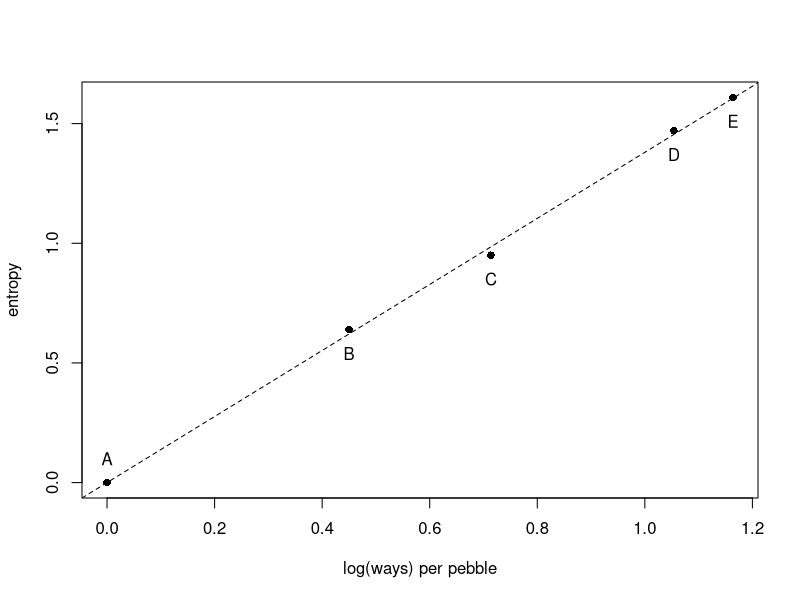
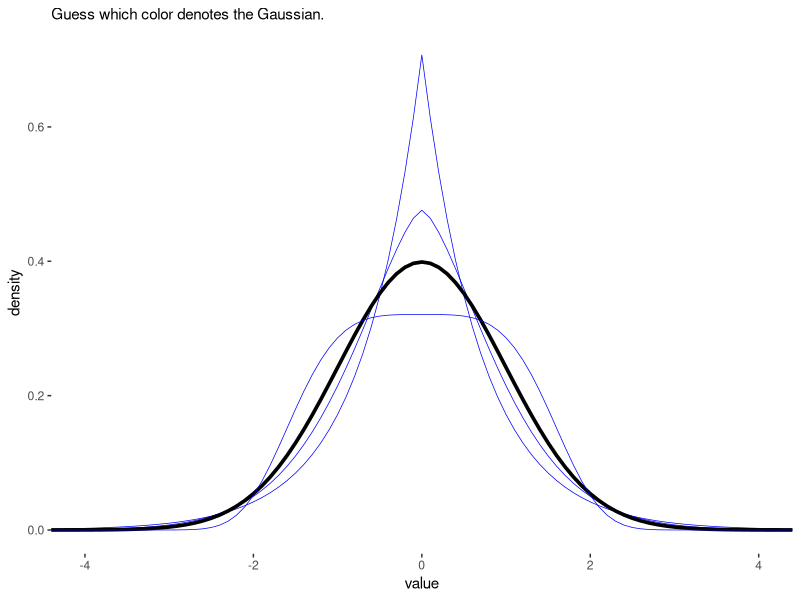
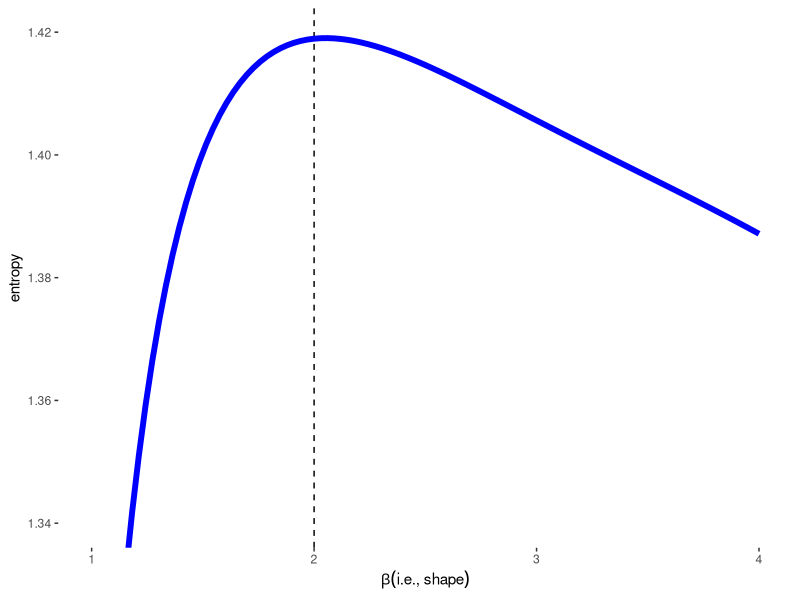

Write the R code that produced these figures, in order. (Note: this script raises an error after producing the figures.)
## ---- chunk 1
p <- list()
p$A <- c(0,0,10,0,0)
p$B <- c(0,1,8,1,0)
p$C <- c(0,2,6,2,0)
p$D <- c(1,2,4,2,1)
p$E <- c(2,2,2,2,2)
## ---- chunk 2
p_norm <- lapply(p, function(q) q/sum(q))
## ---- chunk 3
(H <- sapply(p_norm, function(q) -sum(ifelse(q==0, 0, q*log(q)))))
## ---- chunk 4
ways <- c(1,90,1260,37800,113400)
logwayspp <- log(ways)/10
## ---- chunk 5
plot(x = logwayspp, y = H, xlab = "log(ways) per pebble", ylab = "entropy", pch = 16)
abline(a = 0, b = 1.38, lty = 2)
text(x = logwayspp[1], y = H[1] +0.1, labels = "A")
text(x = logwayspp[2:5], y = H[2:5] - 0.1, labels = c("B", "C", "D", "E"))
## ---- chunk 6
library(tidyverse)


alpha_per_beta <- function(beta, variance = 1) {
  sqrt((variance * gamma(1 / beta)) / gamma(3 / beta))
}

crossing(value = seq(from = -5, to = 5, by = .1),
         # I arrived at these values by trial and error
         beta  = c(1, 1.5, 2, 4)) %>% 
  mutate(mu    = 0,
         alpha = alpha_per_beta(beta)) %>% 
  # behold the formula for the generalized normal distribution in code!
  mutate(density = (beta / (2 * alpha * gamma(1 / beta))) * 
           exp(1) ^ (-1 * (abs(value - mu) / alpha) ^ beta)) %>% 
  
  # plot
  ggplot(aes(x = value, y = density, group = beta)) +
  geom_line(aes(color = beta == 2, size  = beta == 2)) +
  scale_color_manual(values = c('blue','black')) +
  scale_size_manual(values = c(1/4, 1.25)) +
  labs(subtitle = "Guess which color denotes the Gaussian.") +
  coord_cartesian(xlim = c(-4, 4)) +
  theme(legend.position = "none",
        panel.background = element_rect(fill = 'white'),
        panel.grid = element_blank())
## ---- chunk 7
crossing(value = -8:8,
         # this time we need a more densely-packed sequence of `beta` values
         beta  = seq(from = 1, to = 4, length.out = 100)) %>% 
  mutate(mu    = 0,
         alpha = alpha_per_beta(beta)) %>% 
  mutate(density = (beta / (2 * alpha * gamma(1 / beta))) * 
           exp(1) ^ (-1 * (abs(value - mu) / alpha) ^ beta)) %>% 
  group_by(beta) %>% 
  # this is just an abbreviated version of the formula we used in our first code block
  summarise(entropy = -sum(density * log(density))) %>% 
  
  ggplot(aes(x = beta, y = entropy)) +
  geom_vline(xintercept = 2, color = "black", lty = 2) +
  geom_line(size = 2, color = 'blue') +
  xlab(expression(beta(i.e.*", "*shape))) +
  coord_cartesian(ylim = c(1.34, 1.42)) +
  theme(panel.background = element_rect(fill = 'white'),
        panel.grid = element_blank())
## ---- chunk 8
D <- list()
D$Distribution <- c("A", "B", "C", "D")
D$ww <- c("1/4", "2/6","1/6","1/8")
D$bw <- c("1/4","1/6","2/6","4/8")
D$wb <- c("1/4","1/6","2/6","2/8")
D$bb <- c("1/4","2/6","1/6","1/8")

knitr::kable(as.data.frame(D))

## ---- chunk 9
p <- list()
p[[1]] <- c(rep(1/4,4))
p[[2]] <- c(2/6, 1/6, 1/6, 2/6)
p[[3]] <- c(1/6, 2/6, 2/6, 1/6)
p[[4]] <- c(1/8, 4/8, 2/8, 1/8)

sapply(p, function(p) sum(p*c(0,1,1,2))) #calculate the sum of 0 blue, 1 blue, or 2 blues for each distribution
## ---- chunk 10
sapply(p, function(p) -sum(p*log(p)))
## ---- chunk 11
par(mfrow = c(2,2))

for(i in 1:4){
plot(x = c(1:4), y = p[[i]], pch = 1, col = rangi2, ylim = c(0,0.5), type = 'l', xaxt = 'n', xlab = '', ylab = '')
points(x = c(1:4), y = p[[i]], pch = 16, col = rangi2)
axis(side = 1, at = 1:4, labels = c("ww","bw","wb","bb"))
mtext(paste0(LETTERS[i]))
}

## ---- chunk 12
p <- 0.7
(A <- c((1-p)^2, p*(1-p), (1-p)*p, p^2))
## ---- chunk 13
-sum(A*log(A))
## ---- chunk 14
sim.p <- function(G=1.4){
  x123 <- runif(3) #three random numbers 0-1
  x4 <- ((G)*sum(x123)-x123[2]-x123[3])/(2-G) #solves for relative value of 4th,using G
  #crate a probability distribution
  z <- sum(c(x123,x4)) 
  p <- c(x123, x4)/z
  list(H = -sum(p*log(p)), p=p)
}
## ---- chunk 15
H <- replicate(1e5, sim.p(1.4))
dens(as.numeric(H[1,]), adj=0.1)
## ---- chunk 16
entropies <- as.numeric(H[1,])
distributions <- H[2,]

max(entropies)

distributions[which.max(entropies)]
## ---- chunk 17
x <- seq(from = 0, to = 5, length.out = 100)
g <- seq(from = -5, to = 5, length.out = 100)

Gamma <- dgamma(x, 2, 2)
Exponential <- dexp(x)
G_density <- dnorm(seq(from = -5, to = 5, length.out = 100))
P_density <- dpois(0:20, lambda = 2.5)
B_density <- dbinom(0:10, size = 10, prob = 0.85)

par(mfrow=c(3, 2))
plot(x = x, y = Gamma , type = 'l', col = 'blue')
plot(x = x, y = Exponential , type = 'l', col = 'blue')
plot(x = g, y = G_density , type = 'l', col = 'blue')
plot(x = 0:20, y = P_density , type = 'l', col = 'blue')
plot(x = 0:10, y = B_density , type = 'l', col = 'blue')
